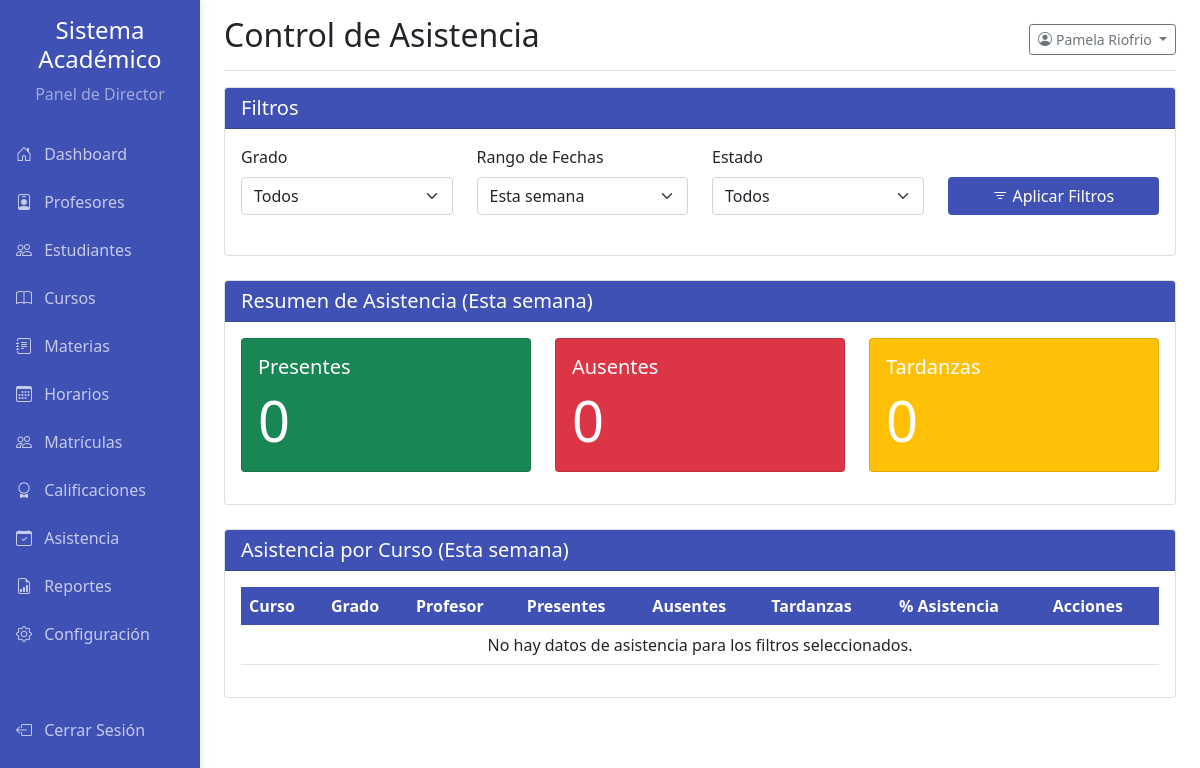
/pages/director_asistencia.php (signed in), run on an earlier commit of the app's database.
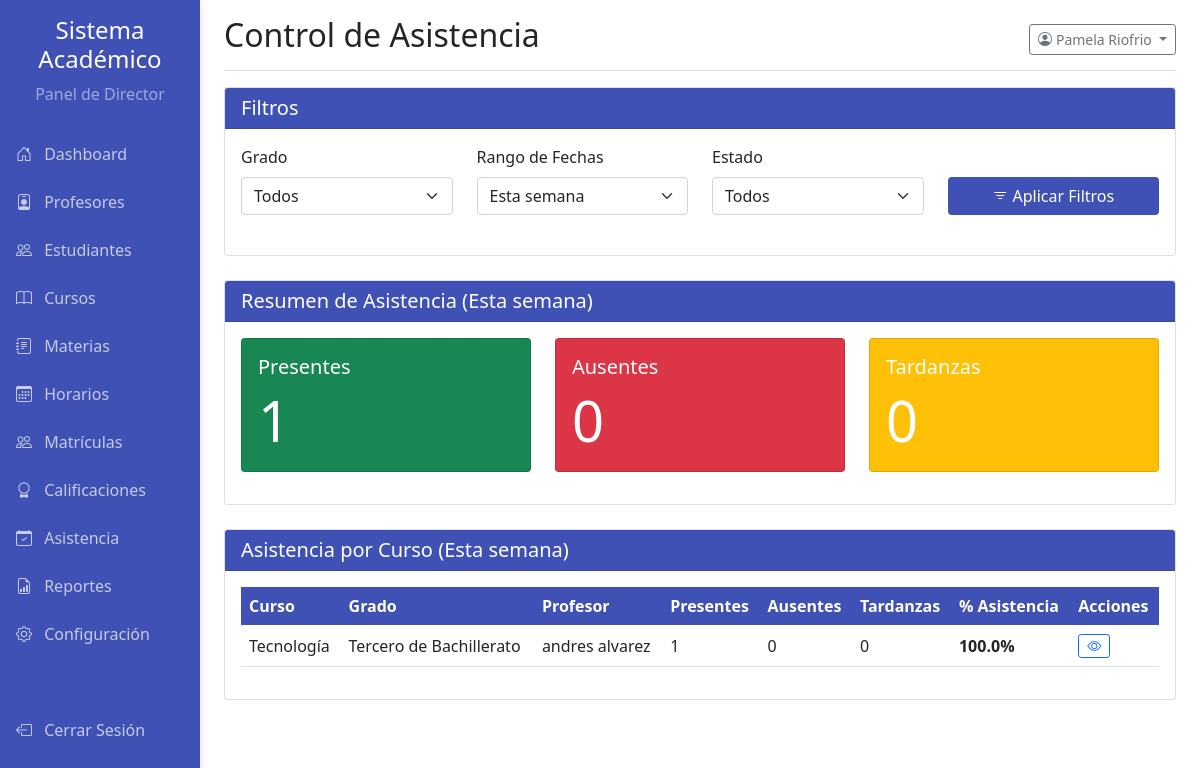
And on a later commit of the database.
### tables this page shows
CREATE TABLE `cursos` (
  `id` int(11) NOT NULL,
  `codigo` varchar(50) NOT NULL,
  `nombre` varchar(150) NOT NULL,
  `grado_id` int(11) NOT NULL,
  `seccion` char(1) NOT NULL,
  `profesor_id` int(11) NOT NULL,
  `materia_id` int(11) NOT NULL,
  `capacidad` int(11) NOT NULL,
  `creditos` int(11) NOT NULL,
  `descripcion` text DEFAULT NULL,
  `fecha_inicio` date DEFAULT NULL,
  `fecha_fin` date DEFAULT NULL,
  `estatus` enum('Activo','Inactivo','Pendiente') NOT NULL DEFAULT 'Activo'
);

CREATE TABLE `materias` (
  `id` int(11) NOT NULL,
  `nombre` varchar(100) NOT NULL
);

CREATE TABLE `grados` (
  `id` int(11) NOT NULL,
  `nombre` varchar(100) NOT NULL,
  `nivel` varchar(50) DEFAULT NULL,
  `descripcion` text DEFAULT NULL,
  `estatus` enum('Activo','Inactivo') NOT NULL DEFAULT 'Activo'
);

### pages/director_asistencia.php (the view, shortened to what the changed rows need)
<?php
require_once '../config.php';
$stats_generales = ['Presente' => 0, 'Ausente' => 0, 'Tarde' => 0];
$resumen_cursos = [];
$where_clauses = [];
$date_where_sql = "YEARWEEK(a.fecha, 1) = YEARWEEK(CURDATE(), 1)";
$where_clauses[] = $date_where_sql;
$where_sql_stats = " WHERE " . implode(" AND ", $where_clauses);
$sql_stats = "
    SELECT estado, COUNT(a.id) AS total
    FROM asistencia a
    JOIN matriculas mat ON a.matricula_id = mat.id
    JOIN cursos c ON mat.curso_id = c.id
    $where_sql_stats
    GROUP BY estado;
";
$stmt_stats = $mysqli->prepare($sql_stats);
$stmt_stats->execute();
$result = $stmt_stats->get_result();
while ($row = $result->fetch_assoc()) {
    $stats_generales[$row['estado']] = $row['total'];
}
$where_clauses_table = [];
$where_clauses_table[] = "a.fecha BETWEEN DATE_SUB(CURDATE(), INTERVAL 30 DAY) AND CURDATE()";
$where_sql_table = " WHERE " . implode(" AND ", $where_clauses_table);
$sql_resumen_cursos = "
    SELECT c.id AS curso_id, m.nombre AS nombre_curso, g.nombre AS nombre_grado,
           CONCAT(u_prof.nombre, ' ', u_prof.apellido) AS nombre_profesor,
           SUM(CASE WHEN a.estado = 'Presente' THEN 1 ELSE 0 END) AS presentes,
           SUM(CASE WHEN a.estado = 'Ausente' THEN 1 ELSE 0 END) AS ausentes,
           SUM(CASE WHEN a.estado = 'Tarde' THEN 1 ELSE 0 END) AS tardanzas,
           COUNT(a.id) as total_registros
    FROM cursos c
    JOIN grados g ON c.grado_id = g.id
    JOIN materias m ON c.materia_id = m.id
    JOIN profesores p ON c.profesor_id = p.id
    JOIN usuarios u_prof ON p.usuario_id = u_prof.id
    LEFT JOIN matriculas mat ON c.id = mat.curso_id
    LEFT JOIN asistencia a ON mat.id = a.matricula_id
    $where_sql_table AND c.estatus = 'Activo'
    GROUP BY c.id
    ORDER BY g.id, m.nombre
";
$stmt_resumen = $mysqli->prepare($sql_resumen_cursos);
$stmt_resumen->execute();
$result = $stmt_resumen->get_result();
while($row = $result->fetch_assoc()) {
    $resumen_cursos[] = $row;
}
?>
<!DOCTYPE html>
<html lang="es">
<head>
    <link href="../css/bootstrap.min.css" rel="stylesheet">
    <link href="../css/academic.css" rel="stylesheet" type="text/css">
    <link rel="stylesheet" href="https://cdn.jsdelivr.net/npm/bootstrap-icons@1.8.1/font/bootstrap-icons.css">
</head>
<body>
    <div class="container-fluid">
        <div class="row">
            <div class="col-md-9 ms-sm-auto col-lg-10 px-md-4">
                <div class="d-flex justify-content-between flex-wrap flex-md-nowrap align-items-center pt-3 pb-2 mb-3 border-bottom">
                    <h1 class="h2">Control de Asistencia</h1>
                </div>
                <div class="card mb-4">
                    <div class="card-body"><div class="row">
                        <div class="col-md-4 mb-3"><div class="card text-white bg-success h-100"><div class="card-body"><h5 class="card-title">Presentes</h5><p class="card-text display-4"><?php echo $stats_generales['Presente'] ?? 0; ?></p></div></div></div>
                    </div></div>
                </div>
                <div class="card mb-4">
                    <div class="card-body"><div class="table-responsive">
                        <table class="table table-hover align-middle">
                            <thead class="table-academic">
                                <tr><th>Curso</th><th>Grado</th><th>Profesor</th><th>Presentes</th><th>Ausentes</th><th>Tardanzas</th><th>% Asistencia</th><th>Acciones</th></tr>
                            </thead>
                            <tbody>
                                <?php if(empty($resumen_cursos)): ?>
                                    <tr><td colspan="8" class="text-center">No hay datos de asistencia para los filtros seleccionados.</td></tr>
                                <?php else: ?>
                                    <?php foreach($resumen_cursos as $resumen): ?>
                                    <tr>
                                        <td><?php echo htmlspecialchars($resumen['nombre_curso']); ?></td>
                                        <td><?php echo htmlspecialchars($resumen['nombre_grado']); ?></td>
                                        <td><?php echo htmlspecialchars($resumen['nombre_profesor']); ?></td>
                                        <td><?php echo $resumen['presentes']; ?></td>
                                        <td><?php echo $resumen['ausentes']; ?></td>
                                        <td><?php echo $resumen['tardanzas']; ?></td>
                                        <td>
                                            <?php
                                            $total_asistencias = $resumen['presentes'] + $resumen['tardanzas'];
                                            $porcentaje_asistencia = ($resumen['total_registros'] > 0) ? ($total_asistencias / $resumen['total_registros']) * 100 : 0;
                                            echo '<strong>' . number_format($porcentaje_asistencia, 1) . '%</strong>';
                                            ?>
                                        </td>
                                        <td><button class="btn btn-sm btn-outline-primary" title="Ver Detalles"><i class="bi bi-eye"></i></button></td>
                                    </tr>
                                    <?php endforeach; ?>
                                <?php endif; ?>
                            </tbody>
                        </table>
                    </div></div>
                </div>
            </div>
        </div>
    </div>
</body>
</html>

What changed in the data, as far as the page shows it:
added cursos: materia.nombre "Tecnología", grado.nombre "Tercero de Bachillerato", nombre_profesor "andres alvarez", presentes "1", ausentes "0", tardanzas "0", porcentaje_asistencia "100.0"
Also different on the page:
$stats_generales['Presente']: "0" → "1"
text no longer shown: "No hay datos de asistencia para los filtros seleccionados."
